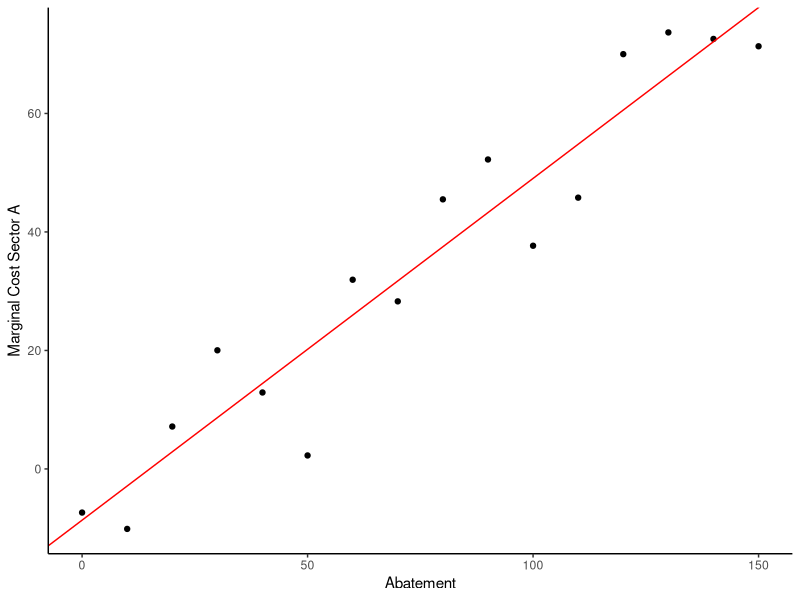
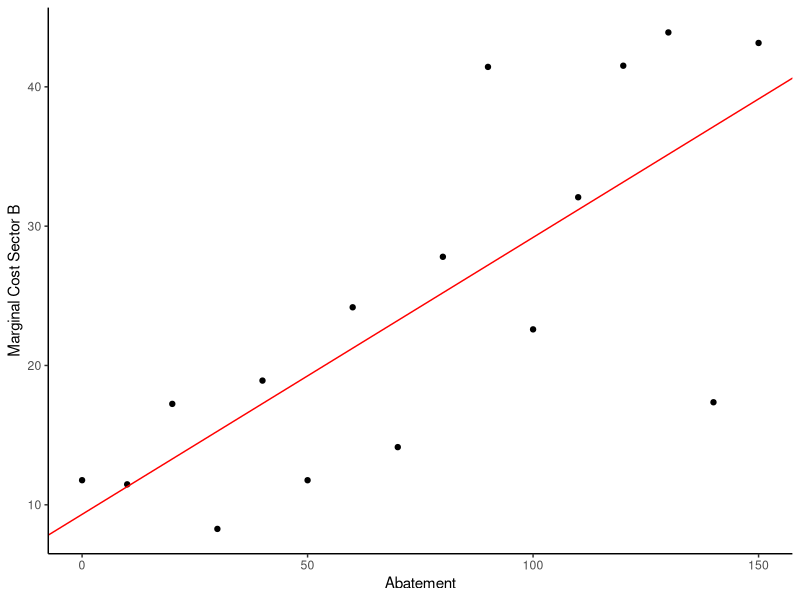
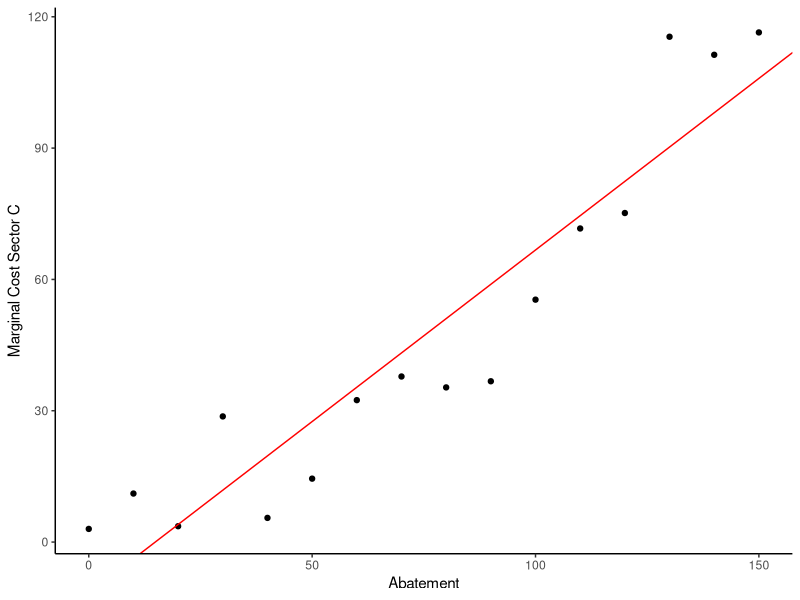
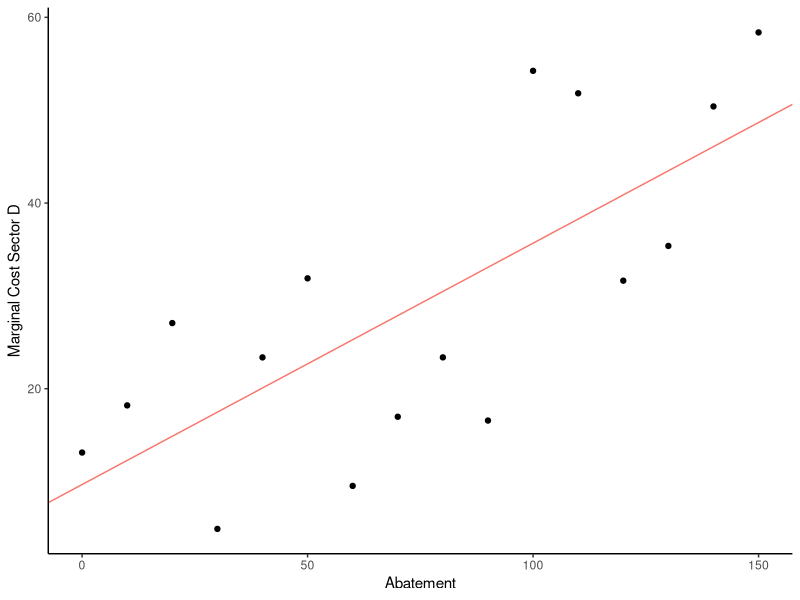
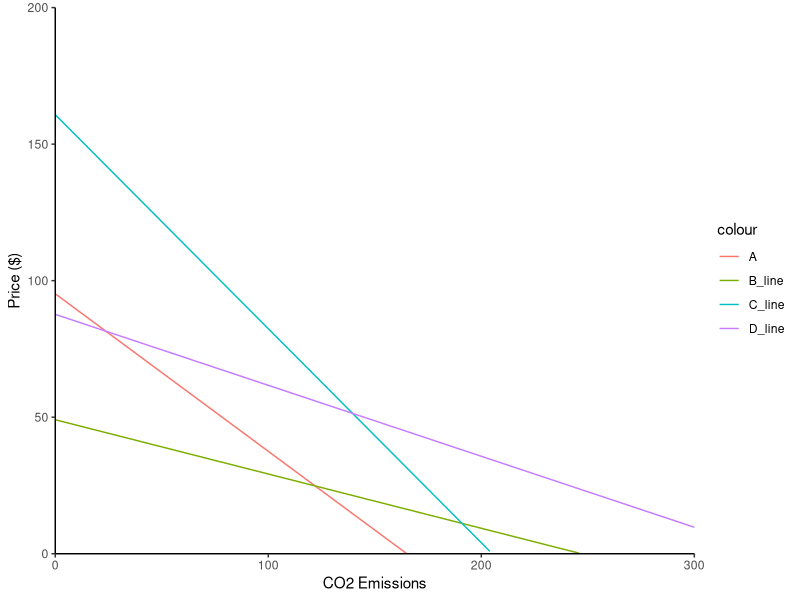
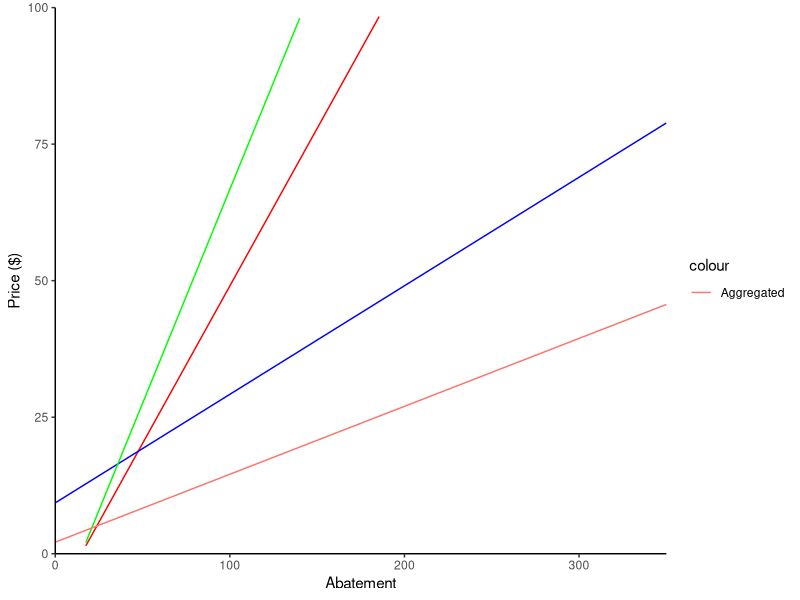

Recreate these plots in R, in order.
## ---- chunk 1
knitr::opts_chunk$set(echo = TRUE)
## ---- chunk 2
library(tidyverse)
data<- read_csv("HW4Data (3).csv")

## ---- chunk 3

# Linear regression for each sector

###############################################

# Sector A looks linear so linear regression
lm_a<- lm(MC_A ~ Abatement, data = data)
summary(lm_a)
# plot(lm_a) # check fit

# store parameters
int_a <- lm_a$coefficients[1]
slope_a <- lm_a$coefficients[2]

###############################################

# try linear regression for Sector b
lm_b <- lm(MC_B ~ Abatement, data = data)
summary(lm_b)
# plot(lm_b)

# store parameters
int_line_b<- lm_b$coefficients[1]
slope_line_b<- lm_b$coefficients[2]

#############################################

# Linear model for C
lm_c<- lm(MC_C ~ Abatement, data = data)
summary(lm_c) # explains 87% of the variance 

#store parameters for linear model
int_line_c<- lm_c$coefficients[1]
slope_line_c<- lm_c$coefficients[2]

#############################################

# linear model for MC_D
lm_d<- lm(MC_D ~ Abatement, data = data)
summary(lm_d)

#Store parameters
int_line_d<- lm_d$coefficients[1]
slope_line_d<- lm_d$coefficients[2]

################################################
## ---- chunk 4
# sector A 
A_lm_graph <- ggplot(data, aes(x=Abatement, y=MC_A)) +
  geom_point() + 
  geom_abline(aes(intercept = int_a, slope = slope_a), col = "red", show.legend = FALSE) +
  labs(
    y = "Marginal Cost Sector A"
  ) +
  theme_classic()
A_lm_graph

# sector B 
B_lm_graph <- ggplot(data, aes(x=Abatement, y=MC_B)) +
  geom_point() + 
  geom_abline(aes(intercept = int_line_b, slope = slope_line_b), col = "red", show.legend = FALSE) +
  labs(
    y = "Marginal Cost Sector B"
  ) +
  theme_classic()
B_lm_graph


# sector C
c_line_graph <- ggplot(data, aes(x=Abatement, y=MC_C)) +
  geom_point() + 
  geom_abline(aes(intercept = int_line_c, slope = slope_line_c), col = "red") +
  labs(
    y = "Marginal Cost Sector C"
  ) +
  theme_classic()
c_line_graph

# sector D

d_graph <- ggplot(data, aes(x = Abatement, y = MC_D)) +
  geom_point() + 
  geom_abline(aes(intercept = int_line_d, slope = slope_line_d, col = "red"), show.legend = FALSE) +
  labs(
    y = "Marginal Cost Sector D"
  ) +
  theme_classic()
d_graph

## ---- chunk 5

A<- function(x){int_a + slope_a*(180-x)}
WTP_A <- A(1)

B_line<- function(x){int_line_b + slope_line_b*(200-x)}
WTP_B <- B_line(1)

C_line<- function(x){int_line_c + slope_line_c*(220 - x)}
WTP_C <- C_line(1)

D_line<- function(x){int_line_d + slope_line_d*(300 - x)}
WTP_D <- D_line(1)

## ---- chunk 6
# Draw demand curves on a graph:

demand <- ggplot(data, aes(x=Abatement, y=MC_A)) +
  stat_function(fun = A, aes(color = "A")) +
  stat_function(fun = B_line, aes(color = "B_line")) +
  stat_function(fun = C_line, aes(color = "C_line")) +
  stat_function(fun = D_line, aes(color = "D_line")) +
  scale_x_continuous(expand = c(0,0), limits = c(0,300)) +
  scale_y_continuous(expand = c(0,0), limits = c(0,200)) +
  labs(
    y = "Price ($)",
    x = "CO2 Emissions"
  ) +
  theme_classic()
  
demand

## ---- chunk 7
# need the actual MCs to integrate
A_2<- function(x){int_a + slope_a*(x)}

B_2<- function(x){int_line_b + slope_line_b*(x)}

C_2 <- function(x){int_line_c + slope_line_c*(x)}

D_2 <- function(x){int_line_d + slope_line_d*(x)}

## ---- chunk 8
# the old thing you did wasn't right because you were working with the data and not the actual lines

# try with integration

###################
# sector A: current carbon emissions are 180, cut down by 1/2 = 90
cost_A <- integrate(A_2, 0, 90)

# sector B: current carbon emissions are 200, cut down by 1/2 = 100
cost_B <- integrate(B_2, 0, 100)

# sector C: current carbon emissions are 220, cut down by 1/2 = 110
cost_C <- integrate(C_2, 0, 110)

# total cost

total_cost <- cost_A$value + cost_B$value + cost_C$value

# also need help with this inline referencing the numbers are coming out weird 


# sector A: current carbon emissions are 180, cut down by 1/2 = 90
benefit_A <- integrate(A, 0, 90)

# sector B: current carbon emissions are 200, cut down by 1/2 = 100
benefit_B <- integrate(B_line, 0, 100)

# sector C: current carbon emissions are 220, cut down by 1/2 = 110
benefit_C <- integrate(C_line, 0, 110)


total_benefit<- benefit_A$value + benefit_B$value + benefit_C$value

net_benefit<- total_benefit - total_cost
## ---- chunk 9
# tax should be where the aggregate marginal cost curve crosses the aggregate demand curve 
# costs should
#uniroot????

A_MC <- function(x){(-int_a + x)/slope_a}

B_MC<- function(x){(-int_line_b + x)/slope_line_b}

C_MC <- function(x){(-int_line_c + x)/slope_line_c}

D_MC<- function(x){(-int_line_d + x)/slope_line_d}

agg_price_elegant<- function(x){
  a = A_MC(x)
  b = B_MC(x)
  c = C_MC(x)
  
  return(a + b + c)
}

agg_price_elegant(39.42658)

opt_tax<- 39.42658





# to find the costs:
# need to integrate under each of these
# need to add what the end of the integration is to, ie how much each sector has to emit with the tax
cost_A_tax <- integrate(A_2, 0, A_MC(opt_tax))

cost_B_tax <- integrate(B_2, 0, B_MC(opt_tax))

cost_C_tax <- integrate(C_2, 0, C_MC(opt_tax))

total_cost_tax <- cost_A_tax$value + cost_B_tax$value + cost_C_tax$value

tax_rev<- 300*opt_tax


benefit_A_tax <- integrate(A, 0, A_MC(opt_tax))

benefit_B_tax <- integrate(B_line, 0, B_MC(opt_tax))

benefit_C_tax <- integrate(C_line, 0, C_MC(opt_tax))

total_benefit_tax<- benefit_C_tax$value + benefit_B_tax$value + benefit_A_tax$value

net_benefit_tax<- total_benefit_tax - total_cost_tax + tax_rev





## ---- chunk 10
# first need to aggregate the demand curves horizonatally 

deno = slope_a * slope_line_b + slope_a * slope_line_c + slope_line_b * slope_line_c

agg_y_int = (int_a*slope_line_b*slope_line_c/deno) + (int_line_b*slope_a*slope_line_c/deno) + (int_line_c*slope_line_b*slope_a/deno)

agg_coeff = (slope_a*slope_line_b*slope_line_c/deno)

agg_abate_reverse <- function(x){
  agg_coeff*x + agg_y_int
}
price<- agg_abate_reverse(300) # 39.42658 

## ---- chunk 11

# To test how much abatement each place would need at the price of the aggregate MC curve
A_MC <- function(x){(-int_a + x)/slope_a}
abate_a<- A_MC(price)

B_MC<- function(x){(-int_line_b + x)/slope_line_b}
abate_b<- B_MC(price)

C_MC <- function(x){(-int_line_c + x)/slope_line_c}
abate_c<- C_MC(price)

D_MC<- function(x){(-int_line_d + x)/slope_line_d}

# check it adds up to 300:
total_abate_cap <- abate_a + abate_b + abate_c # it does!!

# now need to integrate under each of these
cost_A_cap <- integrate(A_2, 0, A_MC(price))

cost_B_cap <- integrate(B_2, 0, B_MC(price))

cost_C_cap <- integrate(C_2, 0, C_MC(price))

#total cost

total_cost_cap <- cost_A_cap$value + cost_B_cap$value + cost_C_cap$value


benefit_A_cap <- integrate(A, 0, A_MC(price))

benefit_B_cap <- integrate(B_line, 0, B_MC(price))

benefit_C_cap <- integrate(C_line, 0, C_MC(price))

total_benefit_cap<- benefit_A_cap$value + benefit_B_cap$value + benefit_C_cap$value

net_benefot_cap<- total_benefit_cap - total_cost_cap





## ---- chunk 12

# for reference to check if this makes sense
MC_ag <- ggplot(data, aes(x=Abatement, y=MC_A)) +
  stat_function(fun = A_2, col = "red") +
  stat_function(fun = B_2, col = "blue") +
  stat_function(fun = C_2, col = "green") +
  stat_function(fun = agg_abate_reverse, geom ="line", aes(color = "Aggregated"))+
  scale_x_continuous(expand = c(0,0), limits = c(0,350)) +
  scale_y_continuous(expand = c(0,0), limits = c(0,100)) +
  labs(
    y = "Price ($)",
    x = "Abatement"
  ) +
  theme_classic()
  
MC_ag


## ---- chunk 13
# redo for 4 sectors and find the new amount of abatement for each sector under cap and trade

deno_2<-  slope_a * slope_line_b + slope_a * slope_line_c + slope_line_b * slope_line_c + slope_line_d*slope_a + slope_line_d* slope_line_b + slope_line_d*slope_line_c

agg_y_int_2 = ((int_a*slope_line_b*slope_line_c*slope_line_d)/deno_2) + ((int_line_b*slope_a*slope_line_c*slope_line_d)/deno_2) + ((int_line_c*slope_line_b*slope_a*slope_line_d)/deno_2) + ((int_line_d*slope_a*slope_line_b*slope_line_c)/deno_2)

agg_coeff_2 = ((slope_a*slope_line_b*slope_line_c*slope_line_d)/deno_2)

agg_abate_reverse_2 <- function(x){agg_coeff_2*x + agg_y_int_2}

price_2<- agg_abate_reverse_2(300)
price_2

# was able to find the price with all four sectors by using this functiona and plugging in prices until 300 abatement was found. Price = 29.81

agg_price_elegant<- function(x){
  a = A_MC(x)
  b = B_MC(x)
  c = C_MC(x)
  d = D_MC(x)
  
  return(a + b + c + d)
}

agg_price_elegant(42.421)
new_price<- 42.421
# this comes out to the correct total abatement but not the correct indiviual abatement when applying it to the indiviual functions below

###################################

A_2<- function(x){int_a + slope_a*x}

B_2<- function(x){int_line_b + slope_line_b*x}

C_2<- function(x){int_line_c + slope_line_c*x}

D_2<- function(x){int_line_d + slope_line_d*x}

# given the abatement, what is the price?
net_abate<- function(x) {
  a = A_2(x)
  b = B_2(x)
  c = C_2(x)
  d = D_2(x)
  
  return(a + b + c + d)
}

net_abate(300)

## ---- chunk 14
# To test how much abatement each place would need at the price of the aggregate MC curve
abate_a_4<- A_MC(new_price)

abate_b_4<- B_MC(new_price)

abate_c_4<- C_MC(new_price)

D_MC <- function(x){(-int_line_d + x)/slope_line_d}
abate_d_4 <- D_MC(new_price)

# check if it adds up to 300
total <- abate_a_4 + abate_b_4 + abate_c_4 + abate_d_4 # IT WORKS!!!!


cost_A_4 <- integrate(A_2, 0, A_MC(new_price))

cost_B_4 <- integrate(B_2, 0, B_MC(new_price))

cost_C_4 <- integrate(C_2, 0, C_MC(new_price))

cost_D_4 <- integrate(D_2, 0, D_MC(new_price))

#total cost

total_cost_4 <- cost_A_cap$value + cost_B_cap$value + cost_C_cap$value



benefit_A_4 <- integrate(A, 0, A_MC(new_price))

benefit_B_4 <- integrate(B_line, 0, B_MC(new_price))

benefit_C_4 <- integrate(C_line, 0, C_MC(new_price))

benefit_D_4 <- integrate(D_line, 0, D_MC(new_price))

total_benefit_x<- benefit_A_4$value + benefit_B_4$value + benefit_C_4$value


net_benefit_x<- total_benefit_x - total_cost_4

net_benefit_y<- benefit_D_4$value - cost_D_4$value



## ---- chunk 15
# just add 1 to each MC function

# take what the initial emissions of each sector was and subtract the amount they are abating and that is the level of local air pollution in each country

# country X air pollution

pollute_a<- 180 - abate_a
pollute_b<- 200 - abate_b
pollute_c<- 220 - abate_c

country_x_pollute<- pollute_a + pollute_b + pollute_c

# Country Y air pollution (same as beginning because there is no abatement?)

country_y_pollute<- 300

## ---- chunk 16
# take into accoubnt now how much each sector is abating from problem 4 and subtract it from the amount they are polluting

pollute_a_2<- 180 - abate_a_4
pollute_b_2<- 200 - abate_b_4
pollute_c_2<- 220 - abate_c_4
pollute_d_2<- 300 - abate_d_4

x_pollute_2<- pollute_a_2 + pollute_b_2 + pollute_c_2 

y_pollute_2<- pollute_d_2

